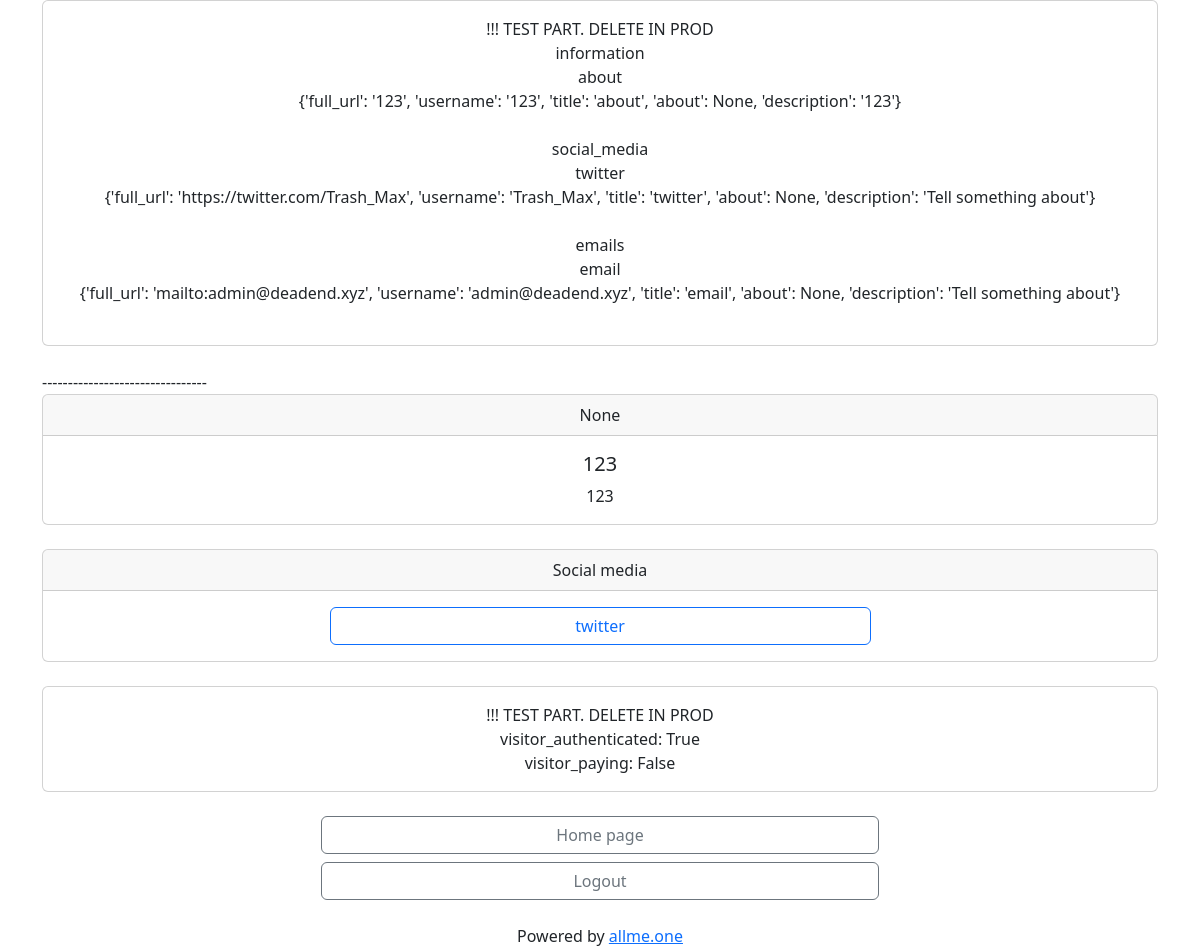
Page /qbdpxafav/ (signed in) on the committed database.
### app/models/links.py (models this page shows, shortened)
class SocialNetwork():
    id = db.Column(db.Integer, primary_key=True)
    username = db.Column(db.String(160))
    about = db.Column(db.String(32))
    network_name = db.Column(db.String(16))
    description = db.Column(db.String(255))
    def get_title(self):
        return self.network_name

class About(db.Model, SocialNetwork):
    links_id = db.Column(db.Integer, db.ForeignKey('links.id'))
    def __repr__(self) -> str:
        return f'<(about) User name: {self.username}>'

class Twitter(db.Model, SocialNetwork):
    links_id = db.Column(db.Integer, db.ForeignKey('links.id'))
    def __repr__(self) -> str:
        return f'<Twitter username: {self.username}>'

class Email(db.Model, SocialNetwork):
    links_id = db.Column(db.Integer, db.ForeignKey('links.id'))
    def __repr__(self) -> str:
        return f'<E-mail adress: {self.username}>'

### app/main/routes.py (the view)
@bp.route('/<unique_link>/')
def short_list_of_links(unique_link):
    links_data = collect_links_data(unique_link)
    if current_user.is_authenticated:
        visitor_authenticated = True
        visitor_paying = current_user.is_paying()
    else:
        visitor_authenticated = False
        visitor_paying = False
    return render_template("links/cards/short.html",
                           links_data=links_data,
                           visitor_authenticated=visitor_authenticated,
                           visitor_paying=visitor_paying,
                           )

### app/__init__.py (called while the page is built)
def create_app(config_class=Config):
    app = Flask(__name__)
    app.config.from_object(config_class)
    db.init_app(app)
    from app.models.user import User
    login_manager.init_app(app)
    migrate.init_app(app, db)
    from app.main import bp as main_bp
    app.register_blueprint(main_bp)
    from app.auth import bp as auth_bp
    app.register_blueprint(auth_bp, url_prefix='/auth')
    @login_manager.user_loader
    def load_user(id):
        return User.query.get(int(id))
    @app.route('/test/')
    def test_page():
        return '<h1>Testing the Flask Application Factory Pattern</h1>'
    return app

### app/models/user.py (called while the page is built)
    def is_paying(self) -> bool:
        if self.payment_state != 'white':
            return True
        else:
            return False

### app/templates/links/cards/short.html (shortened to what this page needs)
{% extends "base.html" %}
{% block content %}
<div class="card text-center">
  <div class="card-body">
    !!! TEST PART. DELETE IN PROD <br>
    {% for keys, data in links_data.items() %}
      {{ keys }} <br>
      {% for key, link in data.items() %}
      {{ key }} <br> {{ link }} <br>
      {% endfor %}
      <br>
    {% endfor %}
  </div>
</div>
--------------------------------
{% if links_data['information'] %}
  {% set info = links_data['information']['about'] %}
  <div class="card text-center">
    <div class="card-header">
      {{ info['about'] }}
    </div>
    <div class="card-body">
      <h5 class="card-title">{{ info['username'] }}</h5>
      <p class="card-text">{{ info['description'] }}</p>
    </div>
  </div>
{% endif %}
<br>
{% if links_data['social_media'] %}
<div class="card text-center">
  <div class="card-header">
    Social media
  </div>
  <div class="card-body">
    <div class="d-grid gap-2 col-{{ button_size }} mx-auto">
      {% for key, data in links_data['social_media'].items() %}
      <a href="{{ data['full_url'] }}" target=”_blank” class="btn btn-outline-primary">
        {{ key }}
      </a>
      {% endfor %}
    </div>
  </div>
</div>
{% endif %}
<div class="card text-center">
  <div class="card-body">
    !!! TEST PART. DELETE IN PROD <br>
    visitor_authenticated: {{ visitor_authenticated }} <br>
    visitor_paying: {{ visitor_paying }} <br>
  </div>
</div>
<div>
  {% include 'bottom_buttons.html' %}
  {% if not visitor_paying %}
    {% include 'bottom_about.html' %}
  {% endif %}
</div>
{% endblock %}

### rows in the picture
About: network_name "about", link "{'full_url': '123', 'username': '123', 'title': 'about', 'about': None, 'description': '123'}", username "123", description "123"
Twitter: network_name "twitter", link "{'full_url': 'https://twitter.com/Trash_Max', 'username': 'Trash_Max', 'title': 'twitter', 'about': None, 'description': 'Tell something about'}"
Email: network_name "email", link "{'full_url': 'mailto:admin@deadend.xyz', 'username': 'admin@deadend.xyz', 'title': 'email', 'about': None, 'description': 'Tell something about'}"

### other values in the picture
{{ keys }} "information" "social_media" "emails"
{{ info['about'] }} "None"
{{ visitor_authenticated }} "True"
{{ visitor_paying }} "False"
